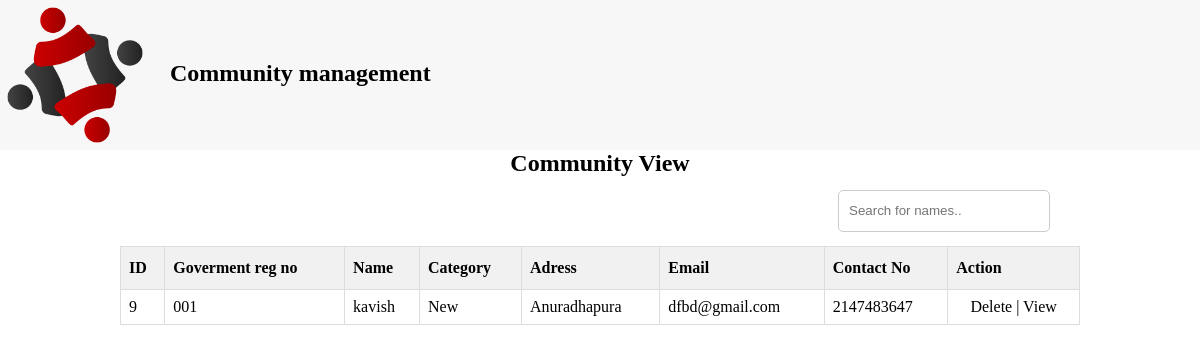
The page /inc/community_view_all.php (signed in) on the database its author committed.
### tables this page shows
CREATE TABLE IF NOT EXISTS `community` (
  `id` int(11) NOT NULL AUTO_INCREMENT,
  `gov_reg_no` varchar(100) NOT NULL,
  `name` varchar(200) NOT NULL,
  `category` varchar(100) NOT NULL,
  `adress` varchar(200) NOT NULL,
  `email` varchar(200) NOT NULL,
  `contact_no` int(11) NOT NULL,
  `status` varchar(50) NOT NULL,
  `acc_num` varchar(20) NOT NULL,
  `pass` varchar(200) NOT NULL,
  PRIMARY KEY (`id`,`gov_reg_no`)
);

### inc/community_view_all.php (the view, shortened to what this page needs)
<?php
$connection = mysqli_connect('localhost', 'root', '');
?>
<!DOCTYPE HTML PUBLIC "-//W3C//DTD HTML 4.01 Transitional//EN" "http://www.w3.org/TR/html4/loose.dtd">
<html>
<head>
<link rel="stylesheet" type="text/css" href="../css/sty.css">
</head>
<body>
<div id="head_space">
	<a href="sys.php"><img src="../img/nomad-community-logo.png" width="150px" height="150px"></a>
	<h2 id="sys_nm">Community management</h2>
</div>
<h2 align="center">Community View</h2>
<input type="text" id="myInput" onkeyup="myFunction()" placeholder="Search for names..">
	<table id="donator">
  <tr>
  	<th>ID</th>
    <th>Goverment reg no</th>
    <th>Name</th>
    <th>Category</th>
    <th>Adress</th>
    <th>Email</th>
    <th>Contact No</th>
    <th>Action</th>
  </tr>
  <?php
	$sql = "SELECT * from community where  status='accepted'";
	$result = $connection->query($sql);
	if ($result->num_rows > 0) {
    while($row = $result->fetch_assoc()) {
  ?>
  <tr>
    <td><?php echo $row["id"] ?></td>
    <td><?php echo $row["gov_reg_no"] ?></td>
    <td><?php echo $row["name"] ?></td>
    <td><?php echo $row["category"] ?></td>
    <td><?php echo $row["adress"] ?></td>
    <td><?php echo $row["email"] ?></td>
    <td><?php echo $row["contact_no"] ?></td>
    <td align="center"><a href="community_all_delete.php?RID=<?php echo $row['id'];?>">Delete</a> |<a href="view_profile.php?Rid=<?php echo $row['id'];?>" target="_blank"> View </a></td>
  </tr>
<?php } } ?>
</table>
</body>
</html>

### css/sty.css (style rules this page uses)
* { padding:0; margin:0; }
a { text-decoration: none; color: black; }
a { text-decoration: none; }
input { width: 95%; line-height:3em; font-family: 'Ubuntu', sans-serif; margin:1em; border-radius:5px; border:1px solid #CCC; outline:none; padding-left:10px; }
#head_space { width: 100%; height: 150px; background-color:#f7f7f7 ; }
#sys_nm { margin-left: 170px; margin-top: -90px; }
table { margin: auto; }
#donator { border-collapse: collapse; width: 80%; margin: auto; margin-top: 20px; }
#donator td, #donator th { border: 1px solid #ddd; padding: 8px; }
#donator th { padding-top: 12px; padding-bottom: 12px; text-align: left; background-color: #f1f1f1; color:black; }
#myInput { width: 200px; float: right; margin-right: 150px; }

### rows shown on the page
community: id "9", gov_reg_no "001", name "kavish", category "New", adress "Anuradhapura", email "dfbd@gmail.com", contact_no "2147483647"
